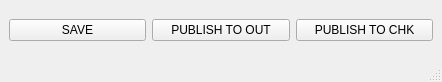
<?xml version="1.0" encoding="UTF-8"?>
<ui version="4.0">
 <class>MainWindow</class>
 <widget class="QMainWindow" name="MainWindow">
  <property name="geometry">
   <rect>
    <x>0</x>
    <y>0</y>
    <width>442</width>
    <height>82</height>
   </rect>
  </property>
  <property name="windowTitle">
   <string>Saver</string>
  </property>
  <widget class="QWidget" name="centralwidget">
   <layout class="QHBoxLayout" name="horizontalLayout">
    <item>
     <widget class="QPushButton" name="saveBT">
      <property name="text">
       <string>SAVE</string>
      </property>
     </widget>
    </item>
    <item>
     <widget class="QPushButton" name="outBT">
      <property name="text">
       <string>PUBLISH TO OUT</string>
      </property>
     </widget>
    </item>
    <item>
     <widget class="QPushButton" name="chkBT">
      <property name="text">
       <string>PUBLISH TO CHK</string>
      </property>
     </widget>
    </item>
   </layout>
  </widget>
  <widget class="QMenuBar" name="menubar">
   <property name="geometry">
    <rect>
     <x>0</x>
     <y>0</y>
     <width>442</width>
     <height>21</height>
    </rect>
   </property>
  </widget>
  <widget class="QStatusBar" name="statusbar"/>
 </widget>
 <resources/>
 <connections/>
</ui>
